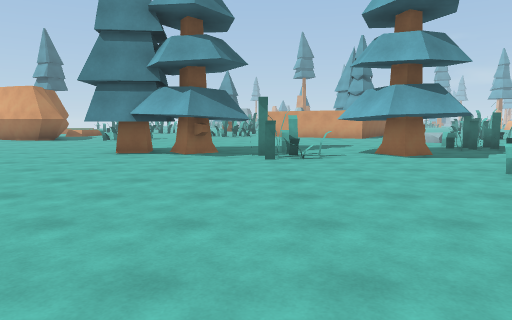
view 1 (above)

22 first-person views from a walk through a scene from a Unity 3-D project. The camera is 1.5 m above the floor, tilts 6° down and sees 70° across. The floor is counted in squares, 2 m on a side. Each view is taken from the middle of a square. On the plan, view 1 faces up. The plan holds only what a view shows up to about 11 squares ahead; the rest is blank. The place goes on beyond the plan.

view 2
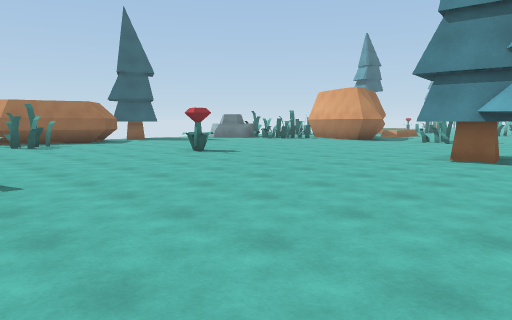

view 3
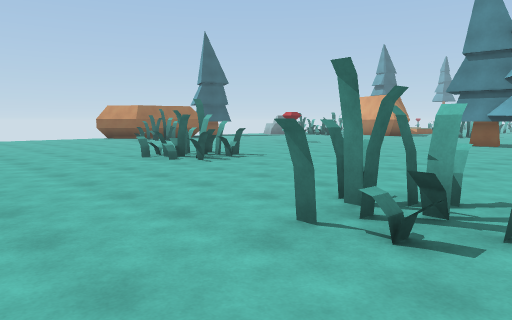

view 4
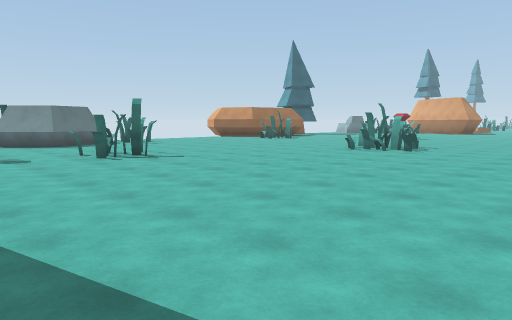

view 5
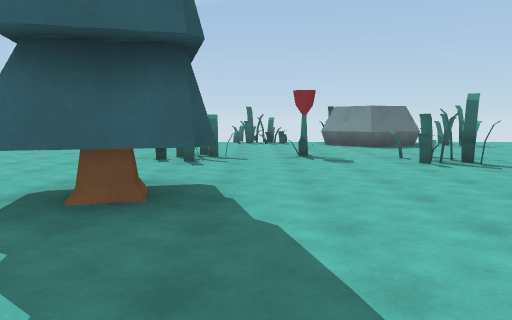

view 6
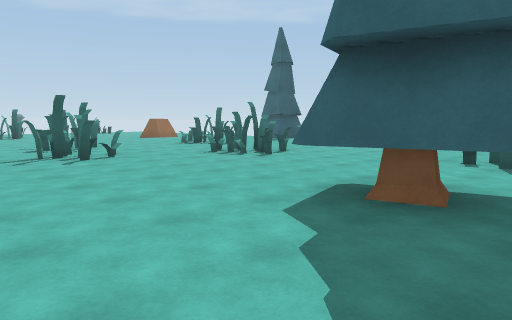

view 7
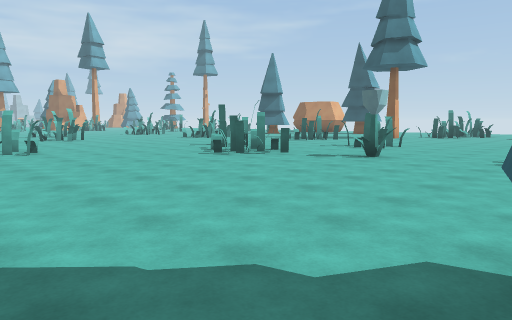

view 8
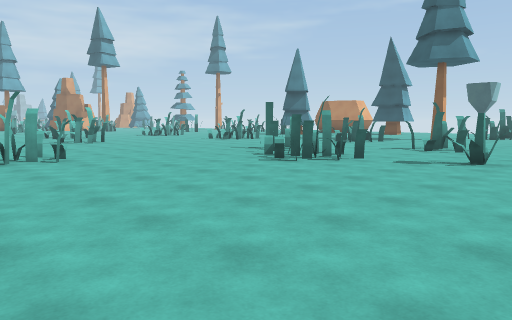

view 9
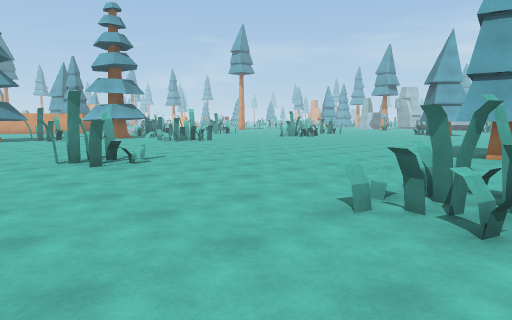

view 10
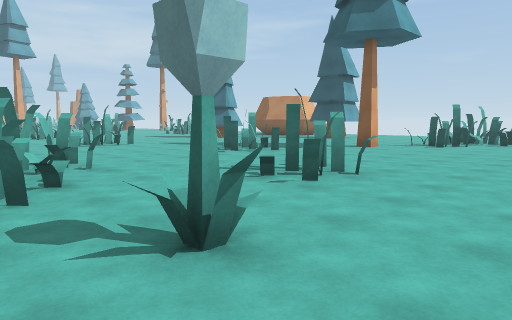

view 11
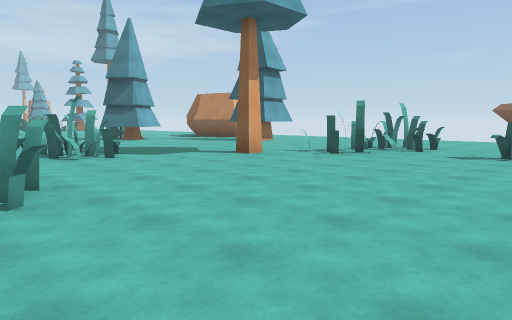

view 12
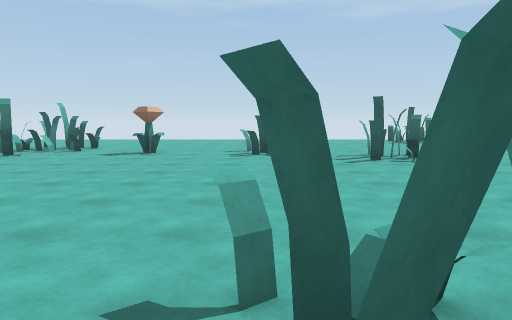

view 13
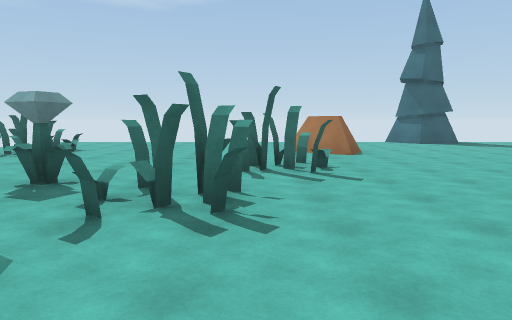

view 14
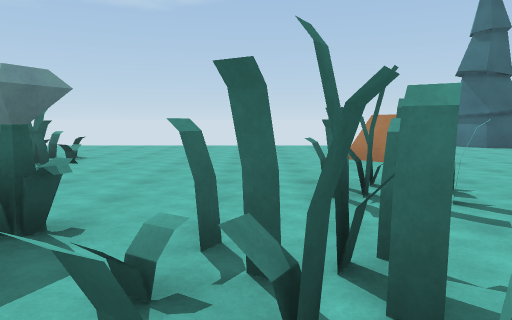

view 15
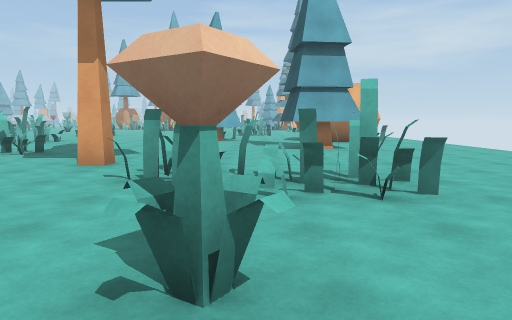

view 16
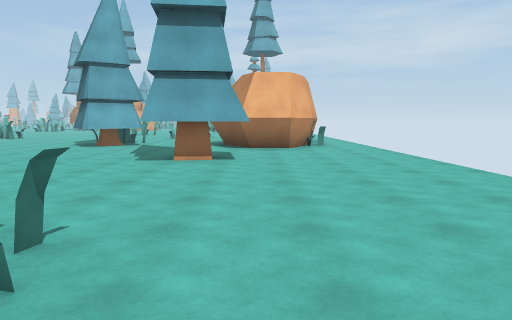

view 17
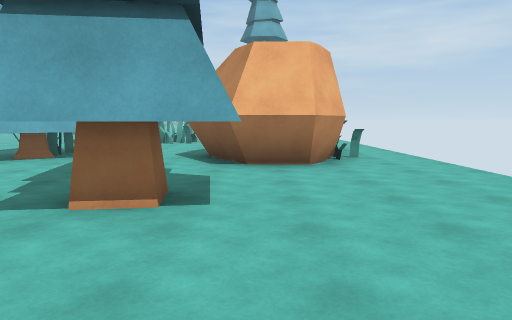

view 18
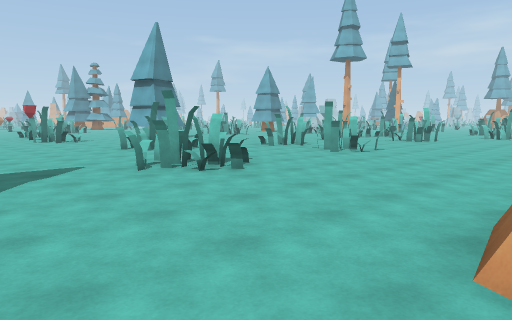

view 19
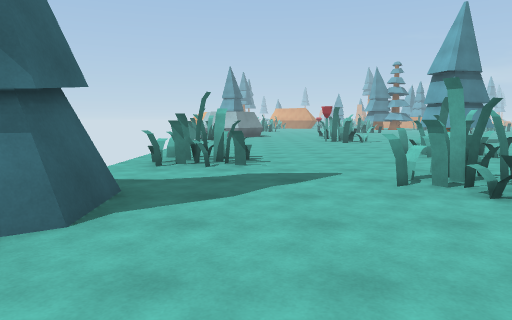

view 20
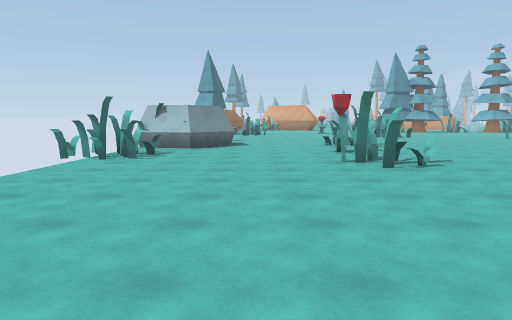

view 21
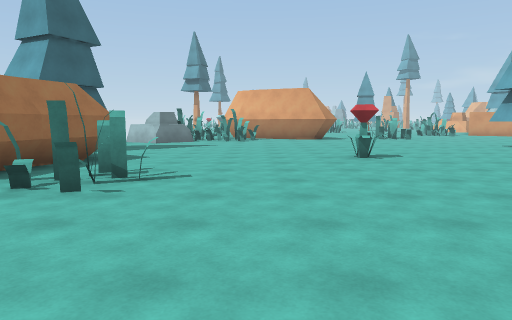

view 22
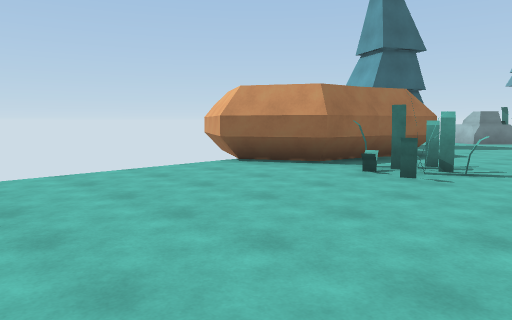

### Floor plan
Key: @ floor where view 1 was taken; # wall or solid block; . floor; = window, fence, low wall or low ledge; T pine tree; F flower; R rock.
Columns run from 16 left of view 1 to 11 right of it. Each row starts with its distance up from view 1.
 11          ....  ..... .#=
 10   ..........T #T...T .##
  9 TT..........TTT#T#T#T..
  8 T............T.T##T#...
  7   .....F..............
  6  ##..................
  5  #..................#
  4 ####................
  3 #..#...............
  2 ...................
  1 .........##........
  0 .........##.....@...
 -1 ..............##.....
 -2   ............#=......
 -3    ....................
 -4   #.....................
 -5   #...#.................
 -6 ###...#.............TT.
 -7 ##.............##...T
 -8 #....F.........#
 -9 #..............
-10 #....##..TT.........#
-11 .....#=..TT.........#...
-12 ........................
-13 ........................
-14  ......................
-15 ......##........##....
-16 ==....##......F.####.
-17 =##.......##......##...
-18 ###.......#.............
-19 ....##...#.....##.......
-20 T...##=..##....#.......
-21 T....=.............#...
-22 T..................##..
-23  ...................=..
-24  ...................... ..
-25  ..RR.............T.......
-26 ....R..#.................TTT
-27 .......#.##....##=.......TT#
-28   .......##..F.=#.........
-29 ...............##....TT....
-30 .........F ....##....TT..##
-31 .........    ........T..#=
-32 ...=##.        .........###
-33 ...=##          ..........#
-34                   .........

Where each view was taken, in squares from view 1:
view 1: 0 up, 0 right, facing up
view 2: 1 up, 1 left, facing up-left
view 3: 4 down, 0 right, facing up-left
view 4: 9 down, 2 left, facing up-left
view 5: 9 down, 3 left, facing left
view 6: 9 down, 3 left, facing down-left
view 7: 9 down, 6 left, facing down-right
view 8: 9 down, 4 left, facing down-right
view 9: 8 down, 4 left, facing up-right
view 10: 15 down, 4 left, facing down-right
view 11: 19 down, 5 left, facing down-right
view 12: 19 down, 6 left, facing down
view 13: 27 down, 3 left, facing left
view 14: 28 down, 5 left, facing left
view 15: 28 down, 5 left, facing right
view 16: 31 down, 2 left, facing right
view 17: 31 down, 2 right, facing right
view 18: 25 down, 15 left, facing up-right
view 19: 24 down, 14 left, facing up
view 20: 17 down, 13 left, facing up
view 21: 1 down, 11 left, facing up
view 22: 2 down, 11 left, facing up-left
